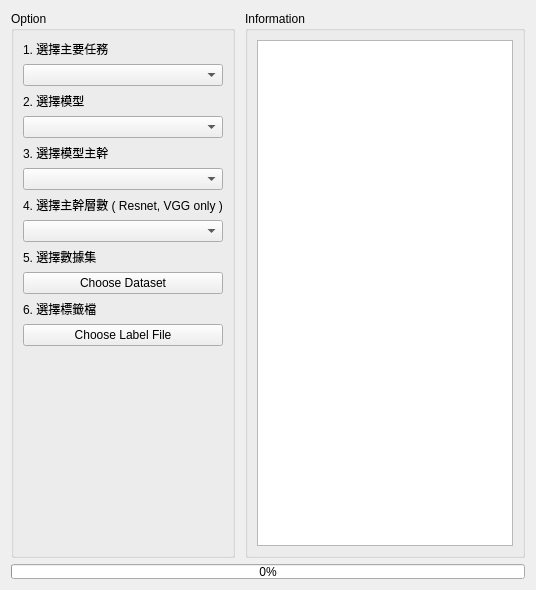
      <widget class="QWidget" name="tab_1">
       <property name="sizePolicy">
        <sizepolicy hsizetype="Preferred" vsizetype="Preferred">
         <horstretch>0</horstretch>
         <verstretch>0</verstretch>
        </sizepolicy>
       </property>
       <attribute name="title">
        <string>Initialize</string>
       </attribute>
       <layout class="QGridLayout" name="gridLayout_26">
        <item row="0" column="0">
         <widget class="QWidget" name="t1_widget_main" native="true">
          <layout class="QGridLayout" name="gridLayout_27">
           <property name="leftMargin">
            <number>0</number>
           </property>
           <property name="topMargin">
            <number>0</number>
           </property>
           <property name="rightMargin">
            <number>0</number>
           </property>
           <property name="bottomMargin">
            <number>0</number>
           </property>
           <property name="spacing">
            <number>10</number>
           </property>
           <item row="0" column="0">
            <widget class="QGroupBox" name="t1_option">
             <property name="sizePolicy">
              <sizepolicy hsizetype="Preferred" vsizetype="Preferred">
               <horstretch>0</horstretch>
               <verstretch>0</verstretch>
              </sizepolicy>
             </property>
             <property name="title">
              <string>Option</string>
             </property>
             <property name="flat">
              <bool>false</bool>
             </property>
             <layout class="QVBoxLayout" name="verticalLayout_3" stretch="1,1,1,1,1,1,0,0,1,1,1,1,0,0,0,0,0">
              <property name="spacing">
               <number>6</number>
              </property>
              <property name="rightMargin">
               <number>9</number>
              </property>
              <item>
               <widget class="QLabel" name="t1_lbl_task">
                <property name="sizePolicy">
                 <sizepolicy hsizetype="Preferred" vsizetype="Preferred">
                  <horstretch>0</horstretch>
                  <verstretch>0</verstretch>
                 </sizepolicy>
                </property>
                <property name="toolTip">
                 <string>&lt;html&gt;&lt;head/&gt;&lt;body&gt;&lt;p align=&quot;center&quot;&gt;&lt;br/&gt;&lt;/p&gt;&lt;/body&gt;&lt;/html&gt;</string>
                </property>
                <property name="text">
                 <string>&lt;html&gt;&lt;head/&gt;&lt;body&gt;&lt;p&gt;1. 選擇主要任務&lt;/p&gt;&lt;/body&gt;&lt;/html&gt;</string>
                </property>
               </widget>
              </item>
              <item>
               <widget class="QComboBox" name="t1_combo_task">
                <property name="sizePolicy">
                 <sizepolicy hsizetype="Preferred" vsizetype="Preferred">
                  <horstretch>0</horstretch>
                  <verstretch>0</verstretch>
                 </sizepolicy>
                </property>
                <property name="toolTip">
                 <string>&lt;html&gt;&lt;head/&gt;&lt;body&gt;&lt;p align=&quot;center&quot;&gt;&lt;br/&gt;&lt;/p&gt;&lt;/body&gt;&lt;/html&gt;</string>
                </property>
                <property name="currentText">
                 <string/>
                </property>
                <property name="currentIndex">
                 <number>-1</number>
                </property>
                <item>
                 <property name="text">
                  <string>Image Classification</string>
                 </property>
                </item>
                <item>
                 <property name="text">
                  <string>Objected Detection</string>
                 </property>
                </item>
                <item>
                 <property name="text">
                  <string>Segmentation</string>
                 </property>
                </item>
               </widget>
              </item>
              <item>
               <widget class="QLabel" name="t1_lbl_model">
                <property name="sizePolicy">
                 <sizepolicy hsizetype="Preferred" vsizetype="Preferred">
                  <horstretch>0</horstretch>
                  <verstretch>0</verstretch>
                 </sizepolicy>
                </property>
                <property name="toolTip">
                 <string>&lt;html&gt;&lt;head/&gt;&lt;body&gt;&lt;p align=&quot;center&quot;&gt;&lt;br/&gt;&lt;/p&gt;&lt;/body&gt;&lt;/html&gt;</string>
                </property>
                <property name="text">
                 <string>&lt;html&gt;&lt;head/&gt;&lt;body&gt;&lt;p&gt;2. 選擇模型&lt;/p&gt;&lt;/body&gt;&lt;/html&gt;</string>
                </property>
               </widget>
              </item>
              <item>
               <widget class="QComboBox" name="t1_combo_model">
                <property name="enabled">
                 <bool>true</bool>
                </property>
                <property name="sizePolicy">
                 <sizepolicy hsizetype="Preferred" vsizetype="Preferred">
                  <horstretch>0</horstretch>
                  <verstretch>0</verstretch>
                 </sizepolicy>
                </property>
                <property name="toolTip">
                 <string>&lt;html&gt;&lt;head/&gt;&lt;body&gt;&lt;p align=&quot;center&quot;&gt;&lt;br/&gt;&lt;/p&gt;&lt;/body&gt;&lt;/html&gt;</string>
                </property>
               </widget>
              </item>
              <item>
               <widget class="QLabel" name="t1_lbl_bone">
                <property name="sizePolicy">
                 <sizepolicy hsizetype="Preferred" vsizetype="Preferred">
                  <horstretch>0</horstretch>
                  <verstretch>0</verstretch>
                 </sizepolicy>
                </property>
                <property name="toolTip">
                 <string>&lt;html&gt;&lt;head/&gt;&lt;body&gt;&lt;p align=&quot;center&quot;&gt;&lt;br/&gt;&lt;/p&gt;&lt;/body&gt;&lt;/html&gt;</string>
                </property>
                <property name="text">
                 <string>&lt;html&gt;&lt;head/&gt;&lt;body&gt;&lt;p&gt;3. 選擇模型主幹&lt;/p&gt;&lt;/body&gt;&lt;/html&gt;</string>
                </property>
               </widget>
              </item>
              <item>
               <widget class="QComboBox" name="t1_combo_bone">
                <property name="enabled">
                 <bool>true</bool>
                </property>
                <property name="sizePolicy">
                 <sizepolicy hsizetype="Preferred" vsizetype="Preferred">
                  <horstretch>0</horstretch>
                  <verstretch>0</verstretch>
                 </sizepolicy>
                </property>
                <property name="toolTip">
                 <string>&lt;html&gt;&lt;head/&gt;&lt;body&gt;&lt;p align=&quot;center&quot;&gt;&lt;br/&gt;&lt;/p&gt;&lt;/body&gt;&lt;/html&gt;</string>
                </property>
               </widget>
              </item>
              <item>
               <widget class="QLabel" name="t1_lbl_layer">
                <property name="sizePolicy">
                 <sizepolicy hsizetype="Preferred" vsizetype="Preferred">
                  <horstretch>0</horstretch>
                  <verstretch>0</verstretch>
                 </sizepolicy>
                </property>
                <property name="toolTip">
                 <string>&lt;html&gt;&lt;head/&gt;&lt;body&gt;&lt;p align=&quot;center&quot;&gt;&lt;br/&gt;&lt;/p&gt;&lt;/body&gt;&lt;/html&gt;</string>
                </property>
                <property name="text">
                 <string>&lt;html&gt;&lt;head/&gt;&lt;body&gt;&lt;p&gt;4. 選擇主幹層數 ( Resnet, VGG only )&lt;/p&gt;&lt;/body&gt;&lt;/html&gt;</string>
                </property>
               </widget>
              </item>
              <item>
               <widget class="QComboBox" name="t1_combo_layer">
                <property name="enabled">
                 <bool>true</bool>
                </property>
                <property name="sizePolicy">
                 <sizepolicy hsizetype="Preferred" vsizetype="Preferred">
                  <horstretch>0</horstretch>
                  <verstretch>0</verstretch>
                 </sizepolicy>
                </property>
                <property name="toolTip">
                 <string>&lt;html&gt;&lt;head/&gt;&lt;body&gt;&lt;p align=&quot;center&quot;&gt;&lt;br/&gt;&lt;/p&gt;&lt;/body&gt;&lt;/html&gt;</string>
                </property>
               </widget>
              </item>
              <item>
               <widget class="QLabel" name="t1_lbl_dset">
                <property name="sizePolicy">
                 <sizepolicy hsizetype="Preferred" vsizetype="Preferred">
                  <horstretch>0</horstretch>
                  <verstretch>0</verstretch>
                 </sizepolicy>
                </property>
                <property name="toolTip">
                 <string>&lt;html&gt;&lt;head/&gt;&lt;body&gt;&lt;p align=&quot;center&quot;&gt;&lt;br/&gt;&lt;/p&gt;&lt;/body&gt;&lt;/html&gt;</string>
                </property>
                <property name="text">
                 <string>&lt;html&gt;&lt;head/&gt;&lt;body&gt;&lt;p&gt;5. 選擇數據集&lt;/p&gt;&lt;/body&gt;&lt;/html&gt;</string>
                </property>
               </widget>
              </item>
              <item>
               <widget class="QPushButton" name="t1_bt_dset">
                <property name="sizePolicy">
                 <sizepolicy hsizetype="Preferred" vsizetype="Preferred">
                  <horstretch>0</horstretch>
                  <verstretch>0</verstretch>
                 </sizepolicy>
                </property>
                <property name="text">
                 <string>Choose Dataset</string>
                </property>
               </widget>
              </item>
              <item>
               <widget class="QLabel" name="t1_lbl_label">
                <property name="sizePolicy">
                 <sizepolicy hsizetype="Preferred" vsizetype="Preferred">
                  <horstretch>0</horstretch>
                  <verstretch>0</verstretch>
                 </sizepolicy>
                </property>
                <property name="toolTip">
                 <string>&lt;html&gt;&lt;head/&gt;&lt;body&gt;&lt;p align=&quot;center&quot;&gt;&lt;br/&gt;&lt;/p&gt;&lt;/body&gt;&lt;/html&gt;</string>
                </property>
                <property name="text">
                 <string>&lt;html&gt;&lt;head/&gt;&lt;body&gt;&lt;p&gt;6. 選擇標籤檔&lt;/p&gt;&lt;/body&gt;&lt;/html&gt;</string>
                </property>
               </widget>
              </item>
              <item>
               <widget class="QPushButton" name="t1_bt_label">
                <property name="sizePolicy">
                 <sizepolicy hsizetype="Preferred" vsizetype="Preferred">
                  <horstretch>0</horstretch>
                  <verstretch>0</verstretch>
                 </sizepolicy>
                </property>
                <property name="text">
                 <string>Choose Label File</string>
                </property>
               </widget>
              </item>
              <item>
               <spacer name="verticalSpacer_5">
                <property name="orientation">
                 <enum>Qt::Vertical</enum>
                </property>
                <property name="sizeHint" stdset="0">
                 <size>
                  <width>20</width>
                  <height>40</height>
                 </size>
                </property>
               </spacer>
              </item>
              <item>
               <spacer name="verticalSpacer_4">
                <property name="orientation">
                 <enum>Qt::Vertical</enum>
                </property>
                <property name="sizeHint" stdset="0">
                 <size>
                  <width>20</width>
                  <height>40</height>
                 </size>
                </property>
               </spacer>
              </item>
              <item>
               <spacer name="verticalSpacer">
                <property name="orientation">
                 <enum>Qt::Vertical</enum>
                </property>
                <property name="sizeHint" stdset="0">
                 <size>
                  <width>20</width>
                  <height>40</height>
                 </size>
                </property>
               </spacer>
              </item>
              <item>
               <spacer name="verticalSpacer_2">
                <property name="orientation">
                 <enum>Qt::Vertical</enum>
                </property>
                <property name="sizeHint" stdset="0">
                 <size>
                  <width>20</width>
                  <height>40</height>
                 </size>
                </property>
               </spacer>
              </item>
              <item>
               <spacer name="verticalSpacer_3">
                <property name="orientation">
                 <enum>Qt::Vertical</enum>
                </property>
                <property name="sizeHint" stdset="0">
                 <size>
                  <width>20</width>
                  <height>40</height>
                 </size>
                </property>
               </spacer>
              </item>
             </layout>
            </widget>
           </item>
           <item row="0" column="1">
            <widget class="QGroupBox" name="t1_info">
             <property name="title">
              <string>Information</string>
             </property>
             <layout class="QGridLayout" name="gridLayout_2">
              <item row="0" column="0">
               <widget class="QPlainTextEdit" name="t1_console">
                <property name="verticalScrollBarPolicy">
                 <enum>Qt::ScrollBarAsNeeded</enum>
                </property>
                <property name="horizontalScrollBarPolicy">
                 <enum>Qt::ScrollBarAsNeeded</enum>
                </property>
                <property name="lineWrapMode">
                 <enum>QPlainTextEdit::NoWrap</enum>
                </property>
               </widget>
              </item>
             </layout>
            </widget>
           </item>
          </layout>
         </widget>
        </item>
        <item row="1" column="0">
         <widget class="QProgressBar" name="t1_progress">
          <property name="maximumSize">
           <size>
            <width>16777215</width>
            <height>15</height>
           </size>
          </property>
          <property name="value">
           <number>0</number>
          </property>
         </widget>
        </item>
       </layout>
      </widget>
